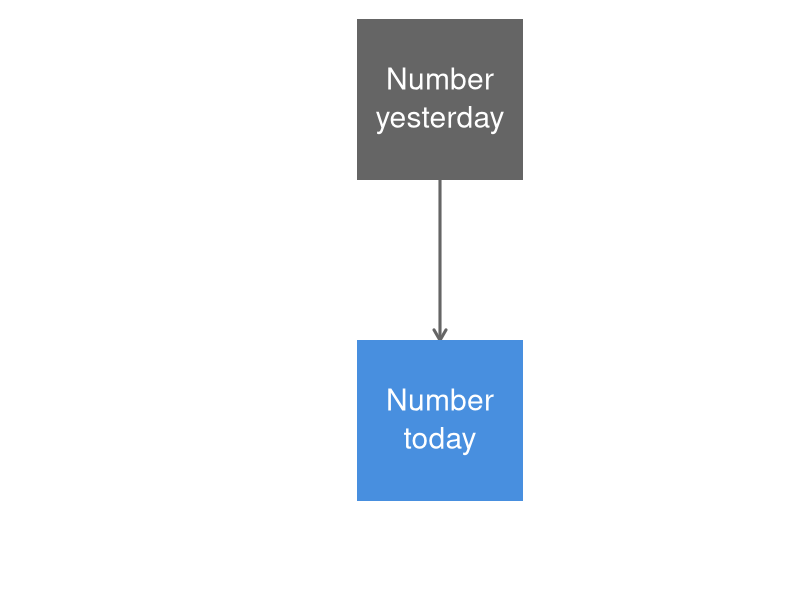
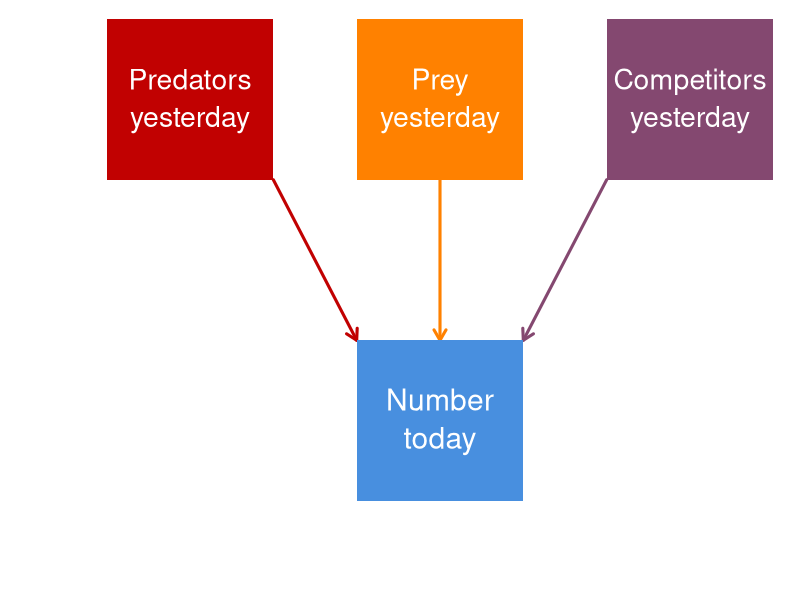
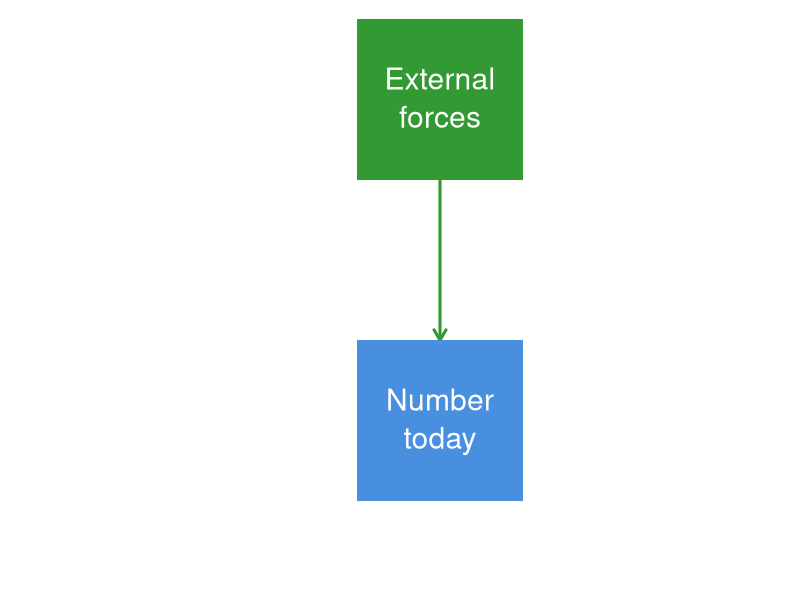

Write the R code that produced these figures, in order.
## ---- chunk 1
knitr::opts_chunk$set(echo = FALSE)
set.seed(123)
## ---- chunk 2
par(mai=c(0.8,0.8,0,0), omi=rep(0,4))
## boundaries
ss <- 5
nn <- 8
rr <- ss*3
cc <- ss*nn
## mid-points
xm <- seq(5,cc-ss,rr)
ymt <- rr - ss/2
ymb <- ss/2
## arrow locs
y0 <- rr - ss
y1 <- ss
## empty plot space
plot(c(0,cc), c(0,rr), type="n", xlab="", ylab="",
     xaxt="n", yaxt="n", bty="n")
## top row
symbols(x=xm[2], y=ymt, rectangles=matrix(c(2*ss,ss),1,2),
        lty="solid",  bg="#656565", fg=NA,
        inches=FALSE, add=TRUE, lwd=3)
text("Number", x=xm[2], y=ymt, cex=1.8, col="#ffffff", pos=3)
text("yesterday", x=xm[2], y=ymt, cex=1.8, col="#ffffff", pos=1)
## arrows
arrows(x0=xm[2], y0=y0, y1=y1,
       col="#656565", lwd=3, length=0.12)
## bottom row: obs
symbols(x=xm[2], y=ymb, rectangles=matrix(c(2*ss,ss),1,2),
        lty="solid",  bg="#488fdf", fg=NA,
        inches=FALSE, add=TRUE, lwd=3)
text("Number", x=xm[2], y=ymb, cex=1.8, col="#ffffff", pos=3)
text("today", x=xm[2], y=ymb, cex=1.8, col="#ffffff", pos=1)
## ---- chunk 3
par(mai=c(0.8,0.8,0,0), omi=rep(0,4))
## empty plot space
plot(c(0,cc), c(0,rr), type="n", xlab="", ylab="",
     xaxt="n", yaxt="n", bty="n")
## top row
symbols(x=xm, y=rep(ymt,3),
        rectangles=matrix(c(2*ss,ss),3,2,byrow=TRUE),
        lty="solid",  bg=c("#c10101","#ff8100","#844870"),
        fg=NA,
        inches=FALSE, add=TRUE, lwd=3)
text(c("Predators","Prey","Competitors"),
     x=xm, y=rep(ymt,3), cex=1.7, col="#ffffff", pos=3)
text("yesterday", x=xm, y=rep(ymt,3), cex=1.7, col="#ffffff", pos=1)
## arrows
arrows(x0=ss*seq(2,6,2), x1=ss*seq(3,5),
       y0=y0, y1=y1,
       col=c("#c10101","#ff8100","#844870"), lwd=3, length=0.12)
## bottom row: obs
symbols(x=xm[2], y=ymb, rectangles=matrix(c(2*ss,ss),1,2),
        lty="solid",  bg="#488fdf", fg=NA,
        inches=FALSE, add=TRUE, lwd=3)
text("Number", x=xm[2], y=ymb, cex=1.8, col="#ffffff", pos=3)
text("today", x=xm[2], y=ymb, cex=1.8, col="#ffffff", pos=1)
## ---- chunk 4
par(mai=c(0.8,0.8,0,0), omi=rep(0,4))
## empty plot space
plot(c(0,cc), c(0,rr), type="n", xlab="", ylab="",
     xaxt="n", yaxt="n", bty="n")
## top row
symbols(x=xm[2], y=ymt, rectangles=matrix(c(2*ss,ss),1,2),
        lty="solid",  bg="#339933", fg=NA,
        inches=FALSE, add=TRUE, lwd=3)
text("External", x=xm[2], y=ymt, cex=1.8, col="#ffffff", pos=3)
text("forces", x=xm[2], y=ymt, cex=1.8, col="#ffffff", pos=1)
## arrows
arrows(x0=xm[2], y0=y0, y1=y1,
       col="#339933", lwd=3, length=0.12)
## bottom row: obs
symbols(x=xm[2], y=ymb, rectangles=matrix(c(2*ss,ss),1,2),
        lty="solid",  bg="#488fdf", fg=NA,
        inches=FALSE, add=TRUE, lwd=3)
text("Number", x=xm[2], y=ymb, cex=1.8, col="#ffffff", pos=3)
text("today", x=xm[2], y=ymb, cex=1.8, col="#ffffff", pos=1)
